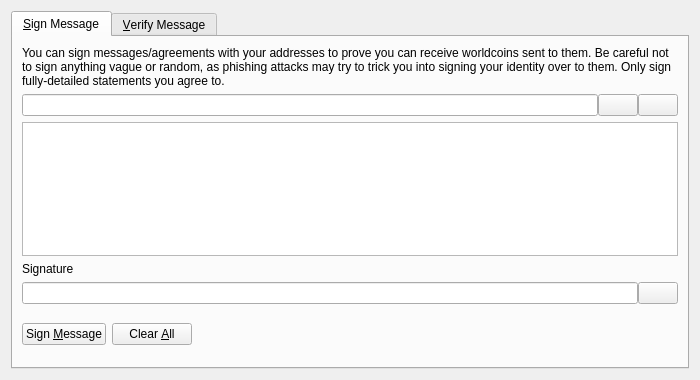
<?xml version="1.0" encoding="UTF-8"?>
<ui version="4.0">
 <class>SignVerifyMessageDialog</class>
 <widget class="QDialog" name="SignVerifyMessageDialog">
  <property name="geometry">
   <rect>
    <x>0</x>
    <y>0</y>
    <width>700</width>
    <height>380</height>
   </rect>
  </property>
  <property name="windowTitle">
   <string>Signatures - Sign / Verify a Message</string>
  </property>
  <property name="modal">
   <bool>true</bool>
  </property>
  <layout class="QVBoxLayout" name="verticalLayout">
   <item>
    <widget class="QTabWidget" name="tabWidget">
     <property name="palette">
      <palette>
       <active>
        <colorrole role="Text">
         <brush brushstyle="SolidPattern">
          <color alpha="255">
           <red>0</red>
           <green>0</green>
           <blue>0</blue>
          </color>
         </brush>
        </colorrole>
        <colorrole role="BrightText">
         <brush brushstyle="SolidPattern">
          <color alpha="255">
           <red>0</red>
           <green>0</green>
           <blue>0</blue>
          </color>
         </brush>
        </colorrole>
       </active>
       <inactive>
        <colorrole role="Text">
         <brush brushstyle="SolidPattern">
          <color alpha="255">
           <red>0</red>
           <green>0</green>
           <blue>0</blue>
          </color>
         </brush>
        </colorrole>
        <colorrole role="BrightText">
         <brush brushstyle="SolidPattern">
          <color alpha="255">
           <red>0</red>
           <green>0</green>
           <blue>0</blue>
          </color>
         </brush>
        </colorrole>
       </inactive>
       <disabled>
        <colorrole role="Text">
         <brush brushstyle="SolidPattern">
          <color alpha="255">
           <red>120</red>
           <green>120</green>
           <blue>120</blue>
          </color>
         </brush>
        </colorrole>
        <colorrole role="BrightText">
         <brush brushstyle="SolidPattern">
          <color alpha="255">
           <red>0</red>
           <green>0</green>
           <blue>0</blue>
          </color>
         </brush>
        </colorrole>
       </disabled>
      </palette>
     </property>
     <property name="autoFillBackground">
      <bool>true</bool>
     </property>
     <property name="currentIndex">
      <number>0</number>
     </property>
     <widget class="QWidget" name="tabSignMessage">
      <attribute name="title">
       <string>&amp;Sign Message</string>
      </attribute>
      <layout class="QVBoxLayout" name="verticalLayout_SM">
       <item>
        <widget class="QLabel" name="infoLabel_SM">
         <property name="text">
          <string>You can sign messages/agreements with your addresses to prove you can receive worldcoins sent to them. Be careful not to sign anything vague or random, as phishing attacks may try to trick you into signing your identity over to them. Only sign fully-detailed statements you agree to.</string>
         </property>
         <property name="textFormat">
          <enum>Qt::PlainText</enum>
         </property>
         <property name="wordWrap">
          <bool>true</bool>
         </property>
        </widget>
       </item>
       <item>
        <layout class="QHBoxLayout" name="horizontalLayout_1_SM">
         <property name="spacing">
          <number>0</number>
         </property>
         <item>
          <widget class="QValidatedLineEdit" name="addressIn_SM">
           <property name="toolTip">
            <string>The Worldcoin address to sign the message with</string>
           </property>
          </widget>
         </item>
         <item>
          <widget class="QPushButton" name="addressBookButton_SM">
           <property name="toolTip">
            <string>Choose previously used address</string>
           </property>
           <property name="text">
            <string/>
           </property>
           <property name="icon">
            <iconset resource="../worldcoin.qrc">
             <normaloff>:/icons/address-book</normaloff>:/icons/address-book</iconset>
           </property>
           <property name="shortcut">
            <string>Alt+A</string>
           </property>
           <property name="autoDefault">
            <bool>false</bool>
           </property>
          </widget>
         </item>
         <item>
          <widget class="QPushButton" name="pasteButton_SM">
           <property name="toolTip">
            <string>Paste address from clipboard</string>
           </property>
           <property name="text">
            <string/>
           </property>
           <property name="icon">
            <iconset resource="../worldcoin.qrc">
             <normaloff>:/icons/editpaste</normaloff>:/icons/editpaste</iconset>
           </property>
           <property name="shortcut">
            <string>Alt+P</string>
           </property>
           <property name="autoDefault">
            <bool>false</bool>
           </property>
          </widget>
         </item>
        </layout>
       </item>
       <item>
        <widget class="QPlainTextEdit" name="messageIn_SM">
         <property name="toolTip">
          <string>Enter the message you want to sign here</string>
         </property>
        </widget>
       </item>
       <item>
        <widget class="QLabel" name="signatureLabel_SM">
         <property name="text">
          <string>Signature</string>
         </property>
         <property name="textFormat">
          <enum>Qt::PlainText</enum>
         </property>
        </widget>
       </item>
       <item>
        <layout class="QHBoxLayout" name="horizontalLayout_2_SM">
         <property name="spacing">
          <number>0</number>
         </property>
         <item>
          <widget class="QLineEdit" name="signatureOut_SM">
           <property name="font">
            <font>
             <italic>true</italic>
            </font>
           </property>
           <property name="readOnly">
            <bool>true</bool>
           </property>
          </widget>
         </item>
         <item>
          <widget class="QPushButton" name="copySignatureButton_SM">
           <property name="toolTip">
            <string>Copy the current signature to the system clipboard</string>
           </property>
           <property name="text">
            <string/>
           </property>
           <property name="icon">
            <iconset resource="../worldcoin.qrc">
             <normaloff>:/icons/editcopy</normaloff>:/icons/editcopy</iconset>
           </property>
           <property name="autoDefault">
            <bool>false</bool>
           </property>
          </widget>
         </item>
        </layout>
       </item>
       <item>
        <layout class="QHBoxLayout" name="horizontalLayout_3_SM">
         <item>
          <widget class="QPushButton" name="signMessageButton_SM">
           <property name="toolTip">
            <string>Sign the message to prove you own this Worldcoin address</string>
           </property>
           <property name="text">
            <string>Sign &amp;Message</string>
           </property>
           <property name="icon">
            <iconset resource="../worldcoin.qrc">
             <normaloff>:/icons/edit</normaloff>:/icons/edit</iconset>
           </property>
           <property name="autoDefault">
            <bool>false</bool>
           </property>
          </widget>
         </item>
         <item>
          <widget class="QPushButton" name="clearButton_SM">
           <property name="toolTip">
            <string>Reset all sign message fields</string>
           </property>
           <property name="text">
            <string>Clear &amp;All</string>
           </property>
           <property name="icon">
            <iconset resource="../worldcoin.qrc">
             <normaloff>:/icons/remove</normaloff>:/icons/remove</iconset>
           </property>
           <property name="autoDefault">
            <bool>false</bool>
           </property>
          </widget>
         </item>
         <item>
          <spacer name="horizontalSpacer_1_SM">
           <property name="orientation">
            <enum>Qt::Horizontal</enum>
           </property>
           <property name="sizeHint" stdset="0">
            <size>
             <width>40</width>
             <height>48</height>
            </size>
           </property>
          </spacer>
         </item>
         <item>
          <widget class="QLabel" name="statusLabel_SM">
           <property name="font">
            <font>
             <weight>75</weight>
             <bold>true</bold>
            </font>
           </property>
           <property name="text">
            <string/>
           </property>
           <property name="wordWrap">
            <bool>true</bool>
           </property>
          </widget>
         </item>
         <item>
          <spacer name="horizontalSpacer_2_SM">
           <property name="orientation">
            <enum>Qt::Horizontal</enum>
           </property>
           <property name="sizeHint" stdset="0">
            <size>
             <width>40</width>
             <height>48</height>
            </size>
           </property>
          </spacer>
         </item>
        </layout>
       </item>
      </layout>
     </widget>
     <widget class="QWidget" name="tabVerifyMessage">
      <attribute name="title">
       <string>&amp;Verify Message</string>
      </attribute>
      <layout class="QVBoxLayout" name="verticalLayout_VM">
       <item>
        <widget class="QLabel" name="infoLabel_VM">
         <property name="text">
          <string>Enter the receiver's address, message (ensure you copy line breaks, spaces, tabs, etc. exactly) and signature below to verify the message. Be careful not to read more into the signature than what is in the signed message itself, to avoid being tricked by a man-in-the-middle attack. Note that this only proves the signing party receives with the address, it cannot prove sendership of any transaction!</string>
         </property>
         <property name="textFormat">
          <enum>Qt::PlainText</enum>
         </property>
         <property name="alignment">
          <set>Qt::AlignLeading|Qt::AlignLeft|Qt::AlignTop</set>
         </property>
         <property name="wordWrap">
          <bool>true</bool>
         </property>
        </widget>
       </item>
       <item>
        <layout class="QHBoxLayout" name="horizontalLayout_1_VM">
         <property name="spacing">
          <number>0</number>
         </property>
         <item>
          <widget class="QValidatedLineEdit" name="addressIn_VM">
           <property name="toolTip">
            <string>The Worldcoin address the message was signed with</string>
           </property>
          </widget>
         </item>
         <item>
          <widget class="QPushButton" name="addressBookButton_VM">
           <property name="toolTip">
            <string>Choose previously used address</string>
           </property>
           <property name="text">
            <string/>
           </property>
           <property name="icon">
            <iconset resource="../worldcoin.qrc">
             <normaloff>:/icons/address-book</normaloff>:/icons/address-book</iconset>
           </property>
           <property name="shortcut">
            <string>Alt+A</string>
           </property>
           <property name="autoDefault">
            <bool>false</bool>
           </property>
          </widget>
         </item>
        </layout>
       </item>
       <item>
        <widget class="QPlainTextEdit" name="messageIn_VM"/>
       </item>
       <item>
        <widget class="QValidatedLineEdit" name="signatureIn_VM"/>
       </item>
       <item>
        <layout class="QHBoxLayout" name="horizontalLayout_2_VM">
         <item>
          <widget class="QPushButton" name="verifyMessageButton_VM">
           <property name="toolTip">
            <string>Verify the message to ensure it was signed with the specified Worldcoin address</string>
           </property>
           <property name="text">
            <string>Verify &amp;Message</string>
           </property>
           <property name="icon">
            <iconset resource="../worldcoin.qrc">
             <normaloff>:/icons/transaction_0</normaloff>:/icons/transaction_0</iconset>
           </property>
           <property name="autoDefault">
            <bool>false</bool>
           </property>
          </widget>
         </item>
         <item>
          <widget class="QPushButton" name="clearButton_VM">
           <property name="toolTip">
            <string>Reset all verify message fields</string>
           </property>
           <property name="text">
            <string>Clear &amp;All</string>
           </property>
           <property name="icon">
            <iconset resource="../worldcoin.qrc">
             <normaloff>:/icons/remove</normaloff>:/icons/remove</iconset>
           </property>
           <property name="autoDefault">
            <bool>false</bool>
           </property>
          </widget>
         </item>
         <item>
          <spacer name="horizontalSpacer_1_VM">
           <property name="orientation">
            <enum>Qt::Horizontal</enum>
           </property>
           <property name="sizeHint" stdset="0">
            <size>
             <width>40</width>
             <height>48</height>
            </size>
           </property>
          </spacer>
         </item>
         <item>
          <widget class="QLabel" name="statusLabel_VM">
           <property name="font">
            <font>
             <weight>75</weight>
             <bold>true</bold>
            </font>
           </property>
           <property name="text">
            <string/>
           </property>
           <property name="wordWrap">
            <bool>true</bool>
           </property>
          </widget>
         </item>
         <item>
          <spacer name="horizontalSpacer_2_VM">
           <property name="orientation">
            <enum>Qt::Horizontal</enum>
           </property>
           <property name="sizeHint" stdset="0">
            <size>
             <width>40</width>
             <height>48</height>
            </size>
           </property>
          </spacer>
         </item>
        </layout>
       </item>
      </layout>
     </widget>
    </widget>
   </item>
  </layout>
 </widget>
 <customwidgets>
  <customwidget>
   <class>QValidatedLineEdit</class>
   <extends>QLineEdit</extends>
   <header>qt/qvalidatedlineedit.h</header>
  </customwidget>
 </customwidgets>
 <resources>
  <include location="../worldcoin.qrc"/>
 </resources>
 <connections/>
</ui>
